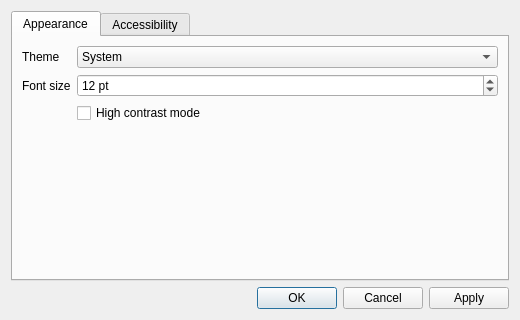
<?xml version="1.0" encoding="UTF-8"?>
<ui version="4.0">
 <class>SettingsDialog</class>
 <widget class="QDialog" name="SettingsDialog">
  <property name="windowTitle"><string>Settings</string></property>
  <property name="minimumSize"><size><width>520</width><height>320</height></size></property>
  <layout class="QVBoxLayout" name="root">
   <item>
    <widget class="QTabWidget" name="tabs">
     <widget class="QWidget" name="appearanceTab">
      <attribute name="title"><string>Appearance</string></attribute>
      <layout class="QFormLayout" name="formAppearance">
       <item row="0" column="0"><widget class="QLabel" name="lblTheme"><property name="text"><string>Theme</string></property></widget></item>
       <item row="0" column="1"><widget class="QComboBox" name="themeCombo">
         <item><property name="text"><string>System</string></property></item>
         <item><property name="text"><string>Light</string></property></item>
         <item><property name="text"><string>Dark</string></property></item>
       </widget></item>

       <item row="1" column="0"><widget class="QLabel" name="lblFont"><property name="text"><string>Font size</string></property></widget></item>
       <item row="1" column="1"><widget class="QSpinBox" name="fontSizeSpin">
         <property name="minimum"><number>10</number></property>
         <property name="maximum"><number>20</number></property>
         <property name="value"><number>12</number></property>
         <property name="suffix"><string> pt</string></property>
       </widget></item>

       <item row="2" column="1"><widget class="QCheckBox" name="highContrastChk">
         <property name="text"><string>High contrast mode</string></property>
       </widget></item>
      </layout>
     </widget>

     <widget class="QWidget" name="accessibilityTab">
      <attribute name="title"><string>Accessibility</string></attribute>
      <layout class="QFormLayout" name="formAccessibility">
       <item row="0" column="1"><widget class="QCheckBox" name="tooltipsChk"><property name="text"><string>Show helper tooltips</string></property></widget></item>
       <item row="1" column="1"><widget class="QCheckBox" name="focusRectsChk"><property name="text"><string>Always show focus rectangles</string></property></widget></item>
       <item row="2" column="1"><widget class="QCheckBox" name="largeHitTargetsChk"><property name="text"><string>Larger buttons and spacing</string></property></widget></item>
      </layout>
     </widget>
    </widget>
   </item>
   <item>
    <widget class="QDialogButtonBox" name="btnBox">
     <property name="standardButtons"><set>QDialogButtonBox::Apply|QDialogButtonBox::Cancel|QDialogButtonBox::Ok</set></property>
    </widget>
   </item>
  </layout>
 </widget>
 <resources/>
 <connections/>
</ui>
